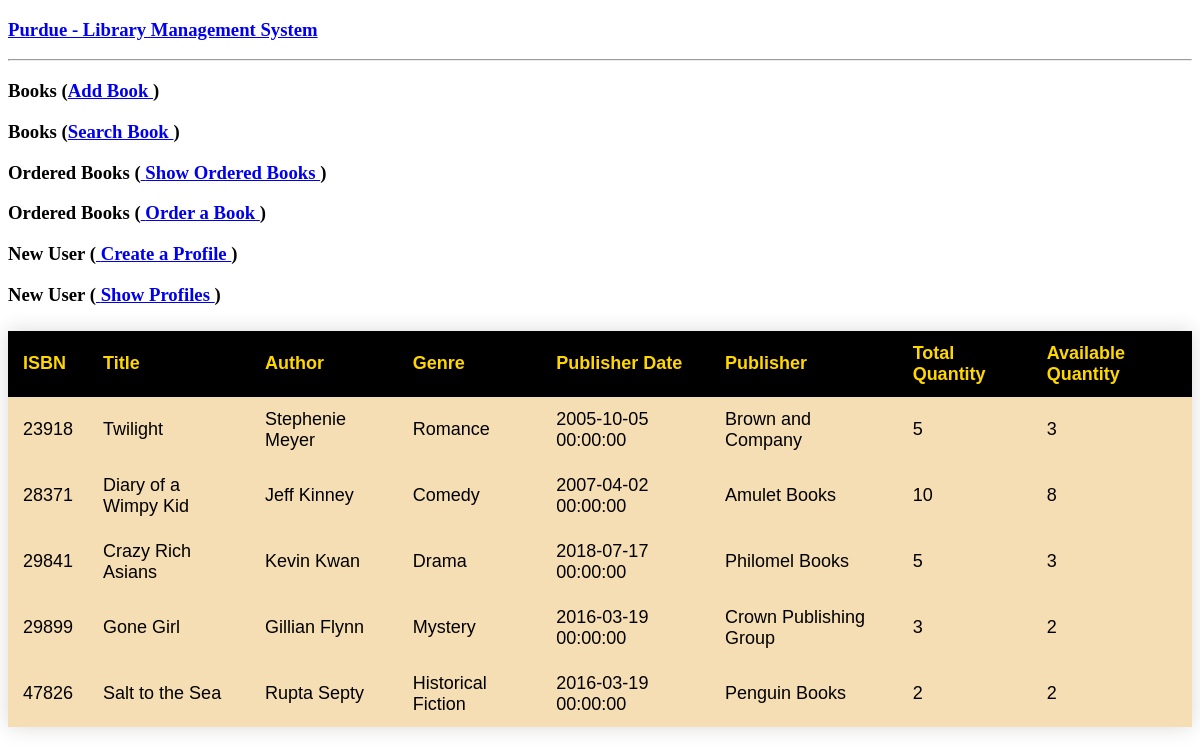
The page / on the database its author committed.
### app.py (models this page shows, shortened)
class library(db.Model):
    isbn = db.Column(db.Integer, primary_key=True, nullable=False)
    title = db.Column(db.String(200), nullable=False)
    author = db.Column(db.String(200), nullable=False)
    genre = db.Column(db.String(200), nullable=False)
    pub_date = db.Column(db.DateTime, nullable=False)
    publisher = db.Column(db.String(200), nullable=False)
    total_quantity = db.Column(db.Integer, nullable=False)
    available_quantity = db.Column(db.Integer, nullable=False)
    @app.route('/')
    def show_all():
        return render_template('show_all.html', library_books = library.query.all())

### app.py (the view)
    @app.route('/')
    def show_all():
        return render_template('show_all.html', library_books = library.query.all())

### templates/show_all.html (shortened to what this page needs)
<!DOCTYPE html>
<html lang = "en">
   <head>
   </head>
   <body>
      <h3>
         <a href = "{{ url_for('show_all') }}">Purdue - Library
            Management System</a>
      </h3>
      <hr/>
      <h3>Books (<a href = "{{ url_for('new') }}">Add Book
         </a>)</h3>
      <h3>Books (<a href = "{{ url_for('search') }}">Search Book
         </a>)</h3>
      <h3>Ordered Books (<a href = "{{ url_for('show_orders') }}"> Show Ordered Books
         </a>)</h3>
      <h3>Ordered Books (<a href = "{{ url_for('create_order') }}"> Order a Book
         </a>)</h3>
      <h3> New User (<a href = "{{ url_for('create_users') }}"> Create a Profile
      </a>)</h3>
      <h3> New User (<a href = "{{ url_for('show_users') }}"> Show Profiles
      </a>)</h3>
      <table>
         <thead>
            <tr>
               <th>ISBN</th>
               <th>Title</th>
               <th>Author</th>
               <th>Genre</th>
               <th>Publisher Date</th>
               <th>Publisher</th>
               <th>Total Quantity</th>
               <th>Available Quantity</th>
            </tr>
         </thead>
         <tbody>
            {% for book in library_books %}
               <tr>
                  <td>{{ book.isbn }}</td>
                  <td>{{ book.title }}</td>
                  <td>{{ book.author }}</td>
                  <td>{{ book.genre }}</td>
                  <td>{{ book.pub_date }}</td>
                  <td>{{ book.publisher }}</td>
                  <td>{{ book.total_quantity }}</td>
                  <td>{{ book.available_quantity }}</td>
               </tr>
            {% endfor %}
         </tbody>
      </table>
   </body>
</html>

### templates/show_all.html (style rules this page uses)
table { border-collapse: collapse; margin: 25px 0;font-size: large;font-family: sans-serif;min-width: 400px;box-shadow: 0 0 20px rgba(0, 0, 0, 0.15); }
th { padding: 12px 15px; background-color: black; }
thead { background-color:black;color: gold; text-align: left; }
tr { background-color:wheat; text-align: left; }
td { padding: 12px 15px; background-color: wheat; }

### rows shown on the page
library: isbn "23918", title "Twilight", author "Stephenie Meyer", genre "Romance", pub_date "2005-10-05 00:00:00", publisher "Brown and Company", total_quantity "5", available_quantity "3"
library: isbn "28371", title "Diary of a Wimpy Kid", author "Jeff Kinney", genre "Comedy", pub_date "2007-04-02 00:00:00", publisher "Amulet Books", total_quantity "10", available_quantity "8"
library: isbn "29841", title "Crazy Rich Asians", author "Kevin Kwan", genre "Drama", pub_date "2018-07-17 00:00:00", publisher "Philomel Books", total_quantity "5", available_quantity "3"
library: isbn "29899", title "Gone Girl", author "Gillian Flynn", genre "Mystery", pub_date "2016-03-19 00:00:00", publisher "Crown Publishing Group", total_quantity "3", available_quantity "2"
library: isbn "47826", title "Salt to the Sea", author "Rupta Septy", genre "Historical Fiction", pub_date "2016-03-19 00:00:00", publisher "Penguin Books", total_quantity "2", available_quantity "2"
